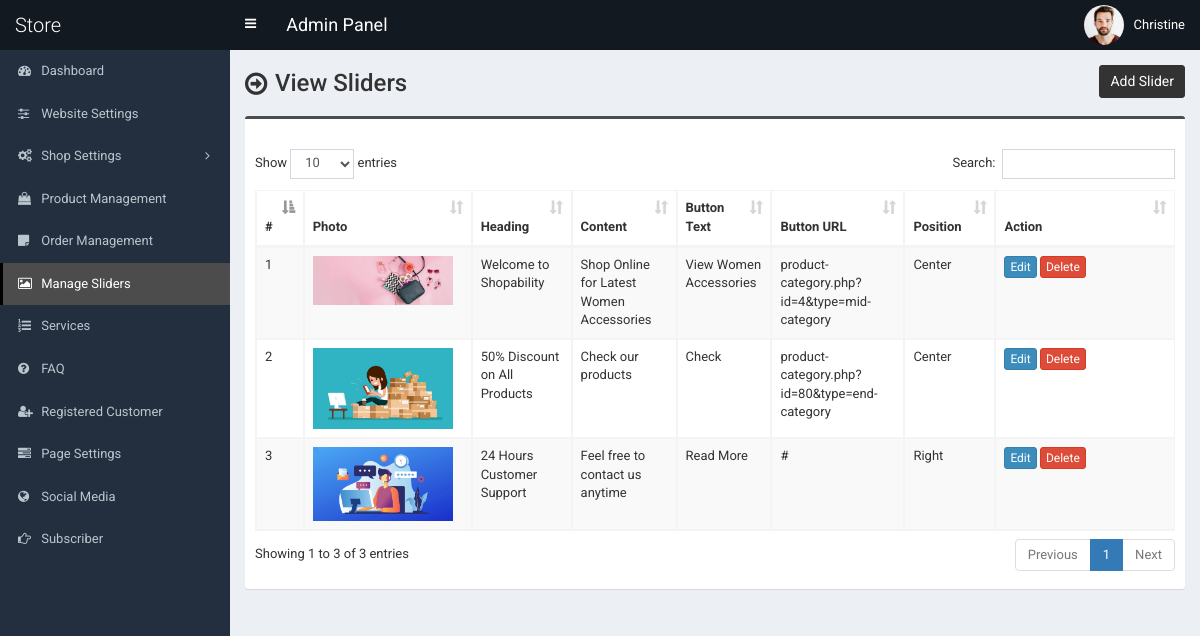
/admin/slider.php (signed in), run on the app's committed database.
### tables this page shows
CREATE TABLE `tbl_slider` (
  `id` int(11) NOT NULL,
  `photo` varchar(255) NOT NULL,
  `heading` varchar(255) NOT NULL,
  `content` text NOT NULL,
  `button_text` varchar(255) NOT NULL,
  `button_url` varchar(255) NOT NULL,
  `position` varchar(255) NOT NULL
);

### admin/slider.php (the view, shortened to what this page needs)
<?php require_once('header.php'); ?>
<section class="content-header">
	<div class="content-header-left">
		<h1>View Sliders</h1>
	</div>
	<div class="content-header-right">
		<a href="slider-add.php" class="btn btn-primary btn-sm">Add Slider</a>
	</div>
</section>
<section class="content">
	<div class="row">
		<div class="col-md-12">
			<div class="box box-info">
				<div class="box-body table-responsive">
					<table id="example1" class="table table-bordered table-hover table-striped">
						<thead>
							<tr>
								<th>#</th>
								<th>Photo</th>
								<th>Heading</th>
								<th>Content</th>
								<th>Button Text</th>
								<th>Button URL</th>
								<th>Position</th>
								<th width="140">Action</th>
							</tr>
						</thead>
						<tbody>
							<?php
							$i=0;
							$statement = $pdo->prepare("SELECT
														id,
														photo,
														heading,
														content,
														button_text,
														button_url,
														position
							                           	FROM tbl_slider
							                           	");
							$statement->execute();
							$result = $statement->fetchAll(PDO::FETCH_ASSOC);
							foreach ($result as $row) {
								$i++;
								?>
								<tr>
									<td><?php echo $i; ?></td>
									<td style="width:150px;"><img src="../assets/uploads/<?php echo $row['photo']; ?>" alt="<?php echo $row['heading']; ?>" style="width:140px;"></td>
									<td><?php echo $row['heading']; ?></td>
									<td><?php echo $row['content']; ?></td>
									<td><?php echo $row['button_text']; ?></td>
									<td><?php echo $row['button_url']; ?></td>
									<td><?php echo $row['position']; ?></td>
									<td>
										<a href="slider-edit.php?id=<?php echo $row['id']; ?>" class="btn btn-primary btn-xs">Edit</a>
										<a href="#" class="btn btn-danger btn-xs" data-href="slider-delete.php?id=<?php echo $row['id']; ?>" data-toggle="modal" data-target="#confirm-delete">Delete</a>
									</td>
								</tr>
								<?php
							}
							?>
						</tbody>
					</table>
				</div>
			</div>
		</div>
	</div>
</section>
<?php require_once('footer.php'); ?>

### admin/style.css (style rules this page uses)
body { font-size: 13px; font-family: "Roboto", sans-serif; }
.content-header > h1, .content-header .content-header-left h1 { font-family: "Roboto", sans-serif; }
.box-info { padding-top: 20px; }
.content-header { overflow: hidden; }
.content-header .content-header-left { float: left; padding-top: 5px; }
.content-header .content-header-right { float: right; }
.content-header .content-header-left h1 { margin-top: 0; margin-bottom: 0; padding-left: 30px; padding-bottom: 5px; font-size: 24px; position: relative; }
.content-header .content-header-left h1:before { position: absolute; top: 0; left: 0; font-family: "FontAwesome", sans-serif; font-size: 26px; content: "\f18e"; }
.content-header .content-header-right a { position: relative; font-size: 14px; }
.box.box-info { border-top-color: #4c4c4c; }
.content-header .content-header-right a { background-color: #333333; border-color: #333333; }

### data on the page
tbl_slider: photo (picture), heading "Welcome to Shopability", content "Shop Online for Latest Women Accessories", button_text "View Women Accessories", button_url "product-category.php?id=4&type=mid-category", position "Center"
tbl_slider: photo (picture), heading "50% Discount on All Products", content "Check our products", button_text "Check", button_url "product-category.php?id=80&type=end-category", position "Center"
tbl_slider: photo (picture), heading "24 Hours Customer Support", content "Feel free to contact us anytime", button_text "Read More", button_url "#", position "Right"

### other printed values
$_SESSION['user']['full_name'] "Christine"
